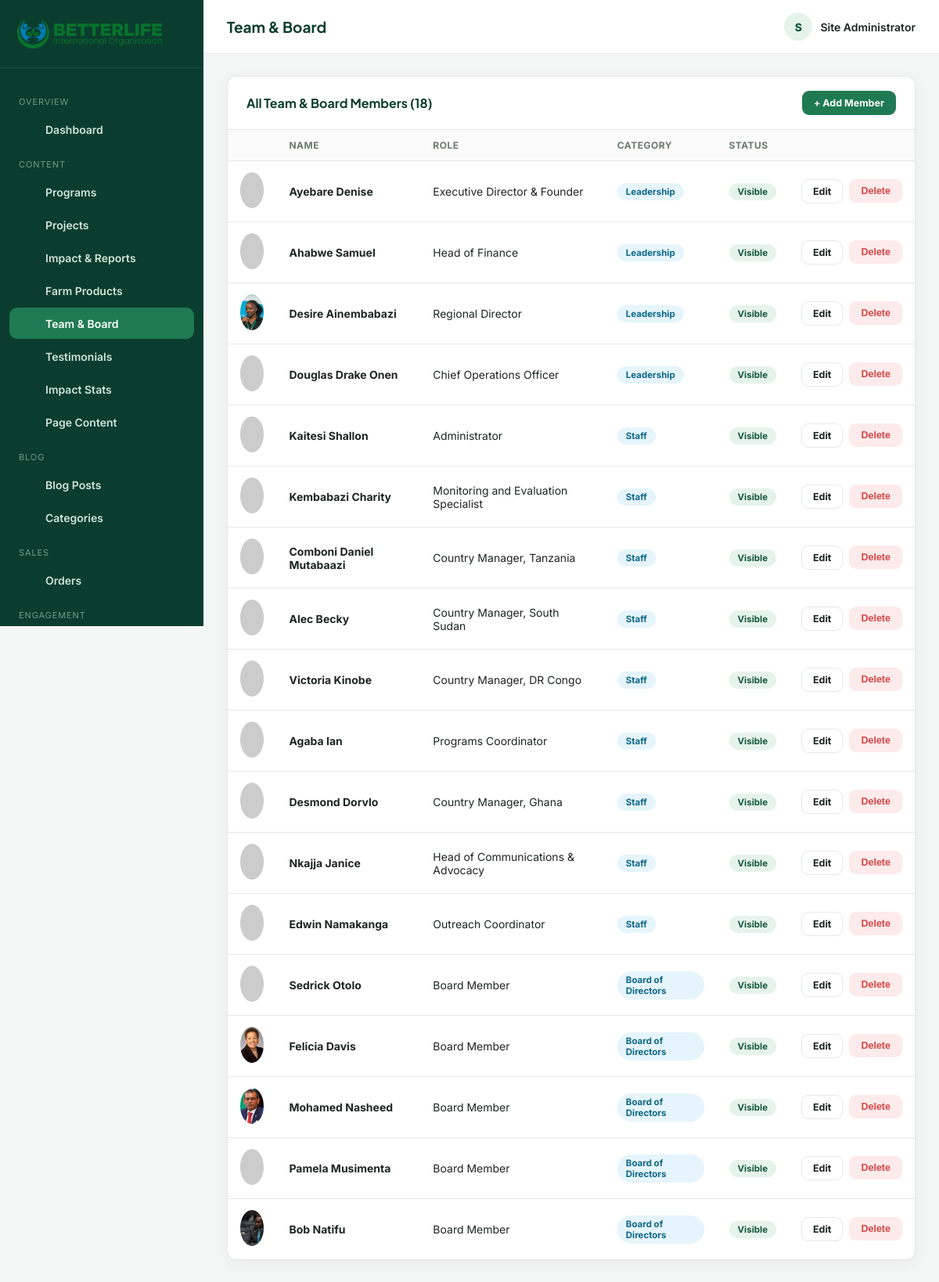
The page /admin/team.php (signed in) on the database its author committed.
### tables this page shows
CREATE TABLE team_members (
  id INT AUTO_INCREMENT PRIMARY KEY,
  name VARCHAR(150) NOT NULL,
  role VARCHAR(150) NOT NULL,
  category ENUM('leadership','staff','board','volunteer') DEFAULT 'staff',
  bio TEXT,
  photo VARCHAR(255),
  email VARCHAR(150),
  facebook VARCHAR(255),
  twitter VARCHAR(255),
  linkedin VARCHAR(255),
  sort_order INT DEFAULT 0,
  status TINYINT(1) DEFAULT 1,
  created_at TIMESTAMP DEFAULT CURRENT_TIMESTAMP
);

### admin/team.php (the view, shortened to what this page needs)
<?php
require_once __DIR__ . '/includes/auth.php';
$activeNav = 'team';
$categories = ['leadership' => 'Leadership', 'staff' => 'Staff', 'board' => 'Board of Directors', 'volunteer' => 'Volunteer'];
    ?>
    <?php
$pageTitle = 'Team & Board';
$members = $pdo->query("SELECT * FROM team_members ORDER BY FIELD(category,'leadership','staff','board','volunteer'), sort_order")->fetchAll();
require __DIR__ . '/includes/header.php';
?>
<div class="panel">
  <div class="panel-head">
    <h3>All Team &amp; Board Members (<?= count($members) ?>)</h3>
    <a href="<?= ADMIN_URL ?>/team.php?action=add" class="btn btn-primary btn-sm">+ Add Member</a>
  </div>
  <div class="table-wrap">
    <table class="data-table">
      <thead><tr><th></th><th>Name</th><th>Role</th><th>Category</th><th>Status</th><th></th></tr></thead>
      <tbody>
        <?php foreach ($members as $m): ?>
          <tr>
            <td><img src="<?= $m['photo'] ? asset_url($m['photo']) : 'https://ui-avatars.com/api/?name=' . urlencode($m['name']) . '&background=16593f&color=fff' ?>" class="row-thumb" style="border-radius:50%;"></td>
            <td><strong><?= h($m['name']) ?></strong></td>
            <td><?= h($m['role']) ?></td>
            <td><span class="badge badge-blue"><?= h($categories[$m['category']] ?? $m['category']) ?></span></td>
            <td><span class="badge <?= $m['status'] ? 'badge-green' : 'badge-gray' ?>"><?= $m['status'] ? 'Visible' : 'Hidden' ?></span></td>
            <td>
              <div class="row-actions">
                <a href="<?= ADMIN_URL ?>/team.php?action=edit&id=<?= $m['id'] ?>" class="btn btn-outline btn-sm">Edit</a>
                <form method="post" style="display:inline;"><button type="submit" class="btn btn-danger btn-sm" data-confirm="Delete this team member?">Delete</button></form>
              </div>
            </td>
          </tr>
        <?php endforeach; ?>
      </tbody>
    </table>
  </div>
</div>
<?php require __DIR__ . '/includes/footer.php'; ?>

### admin/includes/header.php (shortened to what this page needs)
<?php
$admin = current_admin();
$logo = setting($pdo, 'logo', 'assets/img/logo.png');
$navItems = [
  ['group' => 'Overview', 'items' => [
    ['key' => 'dashboard', 'label' => 'Dashboard', 'icon' => 'grid', 'href' => ADMIN_URL . '/index.php'],
  ]],
  ['group' => 'Content', 'items' => [
    ['key' => 'programs', 'label' => 'Programs', 'icon' => 'leaf', 'href' => ADMIN_URL . '/programs.php'],
    ['key' => 'projects', 'label' => 'Projects', 'icon' => 'box', 'href' => ADMIN_URL . '/projects.php'],
    ['key' => 'impact-reports', 'label' => 'Impact & Reports', 'icon' => 'trending-up', 'href' => ADMIN_URL . '/impact-reports.php'],
    ['key' => 'products', 'label' => 'Farm Products', 'icon' => 'shopping-bag', 'href' => ADMIN_URL . '/products.php'],
    ['key' => 'team', 'label' => 'Team & Board', 'icon' => 'users', 'href' => ADMIN_URL . '/team.php'],
    ['key' => 'testimonials', 'label' => 'Testimonials', 'icon' => 'message', 'href' => ADMIN_URL . '/testimonials.php'],
    ['key' => 'stats', 'label' => 'Impact Stats', 'icon' => 'trending-up', 'href' => ADMIN_URL . '/stats.php'],
    ['key' => 'content', 'label' => 'Page Content', 'icon' => 'file-text', 'href' => ADMIN_URL . '/content.php'],
  ]],
  ['group' => 'Blog', 'items' => [
    ['key' => 'blog', 'label' => 'Blog Posts', 'icon' => 'newspaper', 'href' => ADMIN_URL . '/blog.php'],
    ['key' => 'blog-categories', 'label' => 'Categories', 'icon' => 'tag', 'href' => ADMIN_URL . '/blog-categories.php'],
  ]],
  ['group' => 'Sales', 'items' => [
    ['key' => 'orders', 'label' => 'Orders', 'icon' => 'box', 'href' => ADMIN_URL . '/orders.php'],
  ]],
  ['group' => 'Engagement', 'items' => [
    ['key' => 'messages', 'label' => 'Messages', 'icon' => 'mail', 'href' => ADMIN_URL . '/messages.php'],
    ['key' => 'subscribers', 'label' => 'Subscribers', 'icon' => 'send', 'href' => ADMIN_URL . '/subscribers.php'],
  ]],
  ['group' => 'Site', 'items' => [
    ['key' => 'settings', 'label' => 'Site Settings', 'icon' => 'settings', 'href' => ADMIN_URL . '/settings.php'],
  ]],
];
?>
<!DOCTYPE html>
<html lang="en">
<head>
<link rel="stylesheet" href="<?= ADMIN_URL ?>/assets/css/admin.css?v=<?= @filemtime(__DIR__ . '/../assets/css/admin.css') ?: time() ?>">
</head>
<body>
<div class="admin-layout">
  <aside class="sidebar" id="adminSidebar">
    <div class="brand">
      <img src="<?= asset_url($logo) ?>" alt="Logo">
    </div>
    <nav>
      <?php foreach ($navItems as $group): ?>
        <div class="nav-label"><?= h($group['group']) ?></div>
        <?php foreach ($group['items'] as $item): ?>
          <a href="<?= $item['href'] ?>" class="nav-link <?= ($activeNav ?? '') === $item['key'] ? 'active' : '' ?>">
            <span class="ico"><?= icon($item['icon'], 18) ?></span> <?= h($item['label']) ?>
          </a>
        <?php endforeach; ?>
      <?php endforeach; ?>
    </nav>
  </aside>
  <div class="main">
    <div class="topbar-admin">
      <div style="display:flex;align-items:center;gap:14px;">
        <div>
          <h1><?= h($pageTitle ?? 'Dashboard') ?></h1>
        </div>
      </div>
      <div class="admin-user">
        <div class="av"><?= h(strtoupper(substr($admin['name'] ?? 'A', 0, 1))) ?></div>
        <span><?= h($admin['name'] ?? 'Admin') ?></span>
      </div>
    </div>
    <div class="content">

### includes/functions.php (shortened to what this page needs)
<?php
function settings_all(PDO $pdo): array
{
    static $cache = null;
    if ($cache === null) {
        $cache = [];
        foreach ($pdo->query('SELECT setting_key, setting_value FROM settings') as $row) {
            $cache[$row['setting_key']] = $row['setting_value'];
        }
    }
    return $cache;
}
function setting(PDO $pdo, string $key, string $default = ''): string
{
    $all = settings_all($pdo);
    return $all[$key] ?? $default;
}
function h(?string $value): string
{
    return htmlspecialchars($value ?? '', ENT_QUOTES, 'UTF-8');
}
function current_admin(): ?array
{
    return $_SESSION['admin'] ?? null;
}
function asset_url(?string $path): string
{
    return SITE_URL . '/' . ltrim($path, '/');
}
function icon(string $name, int $size = 20): string
{
    $d = $paths[$name] ?? $paths['leaf'];
    return '<svg width="' . $size . '" height="' . $size . '" viewBox="0 0 24 24" fill="none" stroke="currentColor" stroke-width="1.8" stroke-linecap="round" stroke-linejoin="round" aria-hidden="true">' . $d . '</svg>';
}

### admin/includes/footer.php (shortened to what this page needs)
    </div>
  </div>
</div>
</body>
</html>

### admin/assets/css/admin.css (style rules this page uses)
:root { --a-green-900: #0b3d2e; --a-green-700: #16593f; --a-green-600: #1f7a52; --a-green-100: #e6f3ec; --a-blue-700: #0e6788; --a-blue-600: #1583ab; --a-blue-100: #e5f5fb; --a-bg: #f4f6f5; --a-card: #ffffff; --a-border: #e6e8e6; --a-ink: #1c2622; --a-ink-soft: #6b7972; --a-radius: 12px; --a-shadow: 0 4px 16px rgba(11,61,46,.06); --a-danger: #d64545; --a-warn: #e2a72e; }
* { box-sizing: border-box; }
body { margin: 0; font-family: 'Inter', sans-serif; background: var(--a-bg); color: var(--a-ink); }
a { text-decoration: none; color: inherit; }
h1,h2,h3,h4 { font-family: 'Plus Jakarta Sans','Poppins',sans-serif; margin: 0 0 .4em; color: var(--a-green-900); }
img { max-width: 100%; }
.admin-layout { display: flex; min-height: 100vh; }
.sidebar { width: 260px; background: var(--a-green-900); color: #cfe3d8; flex-shrink: 0; position: sticky; top: 0; height: 100vh; overflow-y: auto; display: flex; flex-direction: column; }
.sidebar .brand { display: flex; align-items: center; gap: 10px; padding: 24px 22px; border-bottom: 1px solid rgba(255,255,255,.08); }
.sidebar .brand img { height: 38px; }
.sidebar nav { flex: 1; padding: 18px 12px; }
.sidebar .nav-label { font-size: 11px; text-transform: uppercase; letter-spacing: .08em; color: #6f9a83; margin: 18px 12px 8px; }
.sidebar a.nav-link { display: flex; align-items: center; gap: 12px; padding: 11px 14px; border-radius: 10px; font-size: 14px; font-weight: 600; color: #cfe3d8; margin-bottom: 2px; transition: background .15s; }
.sidebar a.nav-link .ico { width: 20px; text-align: center; }
.sidebar a.nav-link.active { background: var(--a-green-600); color: #fff; }
.main { flex: 1; min-width: 0; }
.topbar-admin { background: #fff; border-bottom: 1px solid var(--a-border); padding: 16px 30px; display: flex; align-items: center; justify-content: space-between; position: sticky; top: 0; z-index: 20; }
.topbar-admin h1 { font-size: 19px; margin: 0; }
.admin-user { display: flex; align-items: center; gap: 10px; font-size: 14px; font-weight: 600; }
.admin-user .av { width: 36px; height: 36px; border-radius: 50%; background: var(--a-green-100); color: var(--a-green-700); display: flex; align-items: center; justify-content: center; font-weight: 800; }
.content { padding: 28px 30px 60px; }
.panel { background: var(--a-card); border-radius: var(--a-radius); box-shadow: var(--a-shadow); border: 1px solid var(--a-border); margin-bottom: 26px; }
.panel-head { padding: 18px 24px; border-bottom: 1px solid var(--a-border); display: flex; align-items: center; justify-content: space-between; gap: 14px; flex-wrap: wrap; }
.panel-head h3 { font-size: 16px; margin: 0; }
.btn { display: inline-flex; align-items: center; gap: 8px; padding: 10px 20px; border-radius: 9px; font-weight: 700; font-size: 13.5px; border: 1.5px solid transparent; cursor: pointer; transition: .15s; }
.btn-primary { background: var(--a-green-600); color: #fff; }
.btn-outline { background: #fff; border-color: var(--a-border); color: var(--a-ink); }
.btn-danger { background: #fdeaea; color: var(--a-danger); }
.btn-sm { padding: 7px 14px; font-size: 12.5px; }
.table-wrap { overflow-x: auto; }
table.data-table { width: 100%; border-collapse: collapse; font-size: 14px; }
table.data-table th { text-align: left; padding: 12px 16px; background: #fafbfa; color: var(--a-ink-soft); font-size: 12px; text-transform: uppercase; letter-spacing: .04em; border-bottom: 1px solid var(--a-border); }
table.data-table td { padding: 14px 16px; border-bottom: 1px solid var(--a-border); vertical-align: middle; }
table.data-table tr:last-child td { border-bottom: none; }
.row-thumb { width: 46px; height: 46px; border-radius: 8px; object-fit: cover; }
.row-actions { display: flex; gap: 8px; }
.badge { display: inline-flex; align-items: center; gap: 5px; padding: 4px 11px; border-radius: 999px; font-size: 11.5px; font-weight: 700; }
.badge-green { background: var(--a-green-100); color: var(--a-green-700); }
.badge-blue { background: var(--a-blue-100); color: var(--a-blue-700); }
.ico { display: inline-flex; align-items: center; justify-content: center; flex-shrink: 0; }

### rows shown on the page
team_members: name "Ayebare Denise", role "Executive Director & Founder", category "Leadership", status "Visible"
team_members: name "Ahabwe Samuel", role "Head of Finance", category "Leadership", status "Visible"
team_members: photo (picture), name "Desire Ainembabazi", role "Regional Director", category "Leadership", status "Visible"
team_members: name "Douglas Drake Onen", role "Chief Operations Officer", category "Leadership", status "Visible"
team_members: name "Kaitesi Shallon", role "Administrator", category "Staff", status "Visible"
team_members: name "Kembabazi Charity", role "Monitoring and Evaluation Specialist", category "Staff", status "Visible"
team_members: name "Comboni Daniel Mutabaazi", role "Country Manager, Tanzania", category "Staff", status "Visible"
team_members: name "Alec Becky", role "Country Manager, South Sudan", category "Staff", status "Visible"
team_members: name "Victoria Kinobe", role "Country Manager, DR Congo", category "Staff", status "Visible"
team_members: name "Agaba Ian", role "Programs Coordinator", category "Staff", status "Visible"
team_members: name "Desmond Dorvlo", role "Country Manager, Ghana", category "Staff", status "Visible"
team_members: name "Nkajja Janice", role "Head of Communications & Advocacy", category "Staff", status "Visible"
team_members: name "Edwin Namakanga", role "Outreach Coordinator", category "Staff", status "Visible"
team_members: name "Sedrick Otolo", role "Board Member", category "Board of Directors", status "Visible"
team_members: photo (picture), name "Felicia Davis", role "Board Member", category "Board of Directors", status "Visible"
team_members: photo (picture), name "Mohamed Nasheed", role "Board Member", category "Board of Directors", status "Visible"
team_members: name "Pamela Musimenta", role "Board Member", category "Board of Directors", status "Visible"
team_members: photo (picture), name "Bob Natifu", role "Board Member", category "Board of Directors", status "Visible"

### other values the page prints
$group['group'] "OVERVIEW"
$item['label'] "Dashboard"
$group['group'] "CONTENT"
$item['label'] "Programs"
$item['label'] "Projects"
$item['label'] "Impact & Reports"
$item['label'] "Farm Products"
$item['label'] "Team & Board"
$item['label'] "Testimonials"
$item['label'] "Impact Stats"
$item['label'] "Page Content"
$group['group'] "BLOG"
$item['label'] "Blog Posts"
$item['label'] "Categories"
$group['group'] "SALES"
